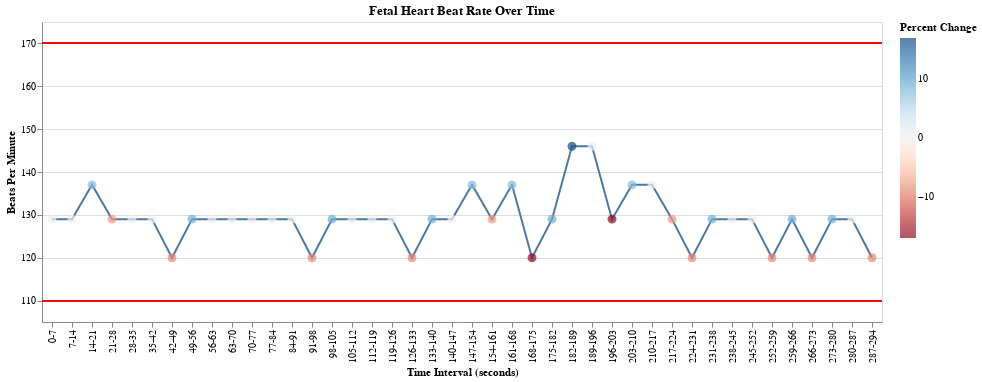

Notebook code cell kept with this figure:
### Code cell
time_labels = [str(x)+"-"+str(x+7) for x in range(0,294,7)]
ymax = np.zeros(42) + 170
ymin = np.zeros(42) + 110
perc_diff = np.diff(bpm1, prepend=bpm1[0])
bpmG = pd.DataFrame({
    'BPM': bpm1,
    'Time Interval':time_labels,
    'ymax':ymax,
    'ymin':ymin,
    'Percent Change':perc_diff
})

    
base = alt.Chart(bpmG, title="Fetal Heart Beat Rate Over Time")

line = base.mark_line().encode(
    y=alt.Y('BPM:Q', scale=alt.Scale(domain= [ min(list(bpmG['BPM'].unique()))-15, max(list(bpmG['BPM'].unique()))+25 ] ), title='Beats Per Minute'),
    x=alt.X('Time Interval:O', sort=None, title='Time Interval (seconds)')
)

pt = base.mark_point(filled=True, size=80).encode(
    y=alt.Y('BPM:Q', scale=alt.Scale(domain= [ min(list(bpmG['BPM'].unique()))-15, max(list(bpmG['BPM'].unique()))+25 ] )),
    x=alt.X('Time Interval:O', sort=None),
    tooltip=['BPM','Percent Change'],
    color=alt.Color('Percent Change:Q', scale=alt.Scale(scheme='redblue')),
    size=alt.Size()
)
rule1 = base.mark_rule(color="rgb(255,1,1)").encode(
    y='ymax:Q'
)
rule2 = base.mark_rule(color="rgb(255,1,1)").encode(
    y='ymin:Q'
)
line + pt + rule1 + rule2

### Figure 1 — Vega-Lite specification as saved in the notebook (floating-point values rounded to 4 significant figures)
{"config": {"view": {"continuousWidth": 400, "continuousHeight": 300}}, "layer": [{"mark": "line", "encoding": {"x": {"field": "Time Interval", "sort": null, "title": "Time Interval (seconds)", "type": "ordinal"}, "y": {"field": "BPM", "scale": {"domain": [105.0, 171.0]}, "title": "Beats Per Minute", "type": "quantitative"}}, "title": "Fetal Heart Beat Rate Over Time"}, {"mark": {"type": "point", "filled": true, "size": 80}, "encoding": {"color": {"field": "Percent Change", "scale": {"scheme": "redblue"}, "type": "quantitative"}, "size": {}, "tooltip": [{"field": "BPM", "type": "quantitative"}, {"field": "Percent Change", "type": "quantitative"}], "x": {"field": "Time Interval", "sort": null, "type": "ordinal"}, "y": {"field": "BPM", "scale": {"domain": [105.0, 171.0]}, "type": "quantitative"}}, "title": "Fetal Heart Beat Rate Over Time"}, {"mark": {"type": "rule", "color": "rgb(255,1,1)"}, "encoding": {"y": {"field": "ymax", "type": "quantitative"}}, "title": "Fetal Heart Beat Rate Over Time"}, {"mark": {"type": "rule", "color": "rgb(255,1,1)"}, "encoding": {"y": {"field": "ymin", "type": "quantitative"}}, "title": "Fetal Heart Beat Rate Over Time"}], "data": {"name": "data-35b977cf488ed27dc8cd2f1ad3a432e0"}, "$schema": "https://vega.github.io/schema/vega-lite/v4.17.0.json", "datasets": {"data-35b977cf488ed27dc8cd2f1ad3a432e0": [{"BPM": 129, "Time Interval": "0-7", "ymax": 170.0, "ymin": 110.0, "Percent Change": 0}, {"BPM": 129, "Time Interval": "7-14", "ymax": 170.0, "ymin": 110.0, "Percent Change": 0}, {"BPM": 137, "Time Interval": "14-21", "ymax": 170.0, "ymin": 110.0, "Percent Change": 8}, {"BPM": 129, "Time Interval": "21-28", "ymax": 170.0, "ymin": 110.0, "Percent Change": -8}, {"BPM": 129, "Time Interval": "28-35", "ymax": 170.0, "ymin": 110.0, "Percent Change": 0}, {"BPM": 129, "Time Interval": "35-42", "ymax": 170.0, "ymin": 110.0, "Percent Change": 0}, {"BPM": 120, "Time Interval": "42-49", "ymax": 170.0, "ymin": 110.0, "Percent Change": -9}, {"BPM": 129, "Time Interval": "49-56", "ymax": 170.0, "ymin": 110.0, "Percent Change": 9}, {"BPM": 129, "Time Interval": "56-63", "ymax": 170.0, "ymin": 110.0, "Percent Change": 0}, {"BPM": 129, "Time Interval": "63-70", "ymax": 170.0, "ymin": 110.0, "Percent Change": 0}, {"BPM": 129, "Time Interval": "70-77", "ymax": 170.0, "ymin": 110.0, "Percent Change": 0}, {"BPM": 129, "Time Interval": "77-84", "ymax": 170.0, "ymin": 110.0, "Percent Change": 0}, {"BPM": 129, "Time Interval": "84-91", "ymax": 170.0, "ymin": 110.0, "Percent Change": 0}, {"BPM": 120, "Time Interval": "91-98", "ymax": 170.0, "ymin": 110.0, "Percent Change": -9}, {"BPM": 129, "Time Interval": "98-105", "ymax": 170.0, "ymin": 110.0, "Percent Change": 9}, {"BPM": 129, "Time Interval": "105-112", "ymax": 170.0, "ymin": 110.0, "Percent Change": 0}, {"BPM": 129, "Time Interval": "112-119", "ymax": 170.0, "ymin": 110.0, "Percent Change": 0}, {"BPM": 129, "Time Interval": "119-126", "ymax": 170.0, "ymin": 110.0, "Percent Change": 0}, {"BPM": 120, "Time Interval": "126-133", "ymax": 170.0, "ymin": 110.0, "Percent Change": -9}, {"BPM": 129, "Time Interval": "133-140", "ymax": 170.0, "ymin": 110.0, "Percent Change": 9}, {"BPM": 129, "Time Interval": "140-147", "ymax": 170.0, "ymin": 110.0, "Percent Change": 0}, {"BPM": 137, "Time Interval": "147-154", "ymax": 170.0, "ymin": 110.0, "Percent Change": 8}, {"BPM": 129, "Time Interval": "154-161", "ymax": 170.0, "ymin": 110.0, "Percent Change": -8}, {"BPM": 137, "Time Interval": "161-168", "ymax": 170.0, "ymin": 110.0, "Percent Change": 8}, {"BPM": 120, "Time Interval": "168-175", "ymax": 170.0, "ymin": 110.0, "Percent Change": -17}, {"BPM": 129, "Time Interval": "175-182", "ymax": 170.0, "ymin": 110.0, "Percent Change": 9}, {"BPM": 146, "Time Interval": "182-189", "ymax": 170.0, "ymin": 110.0, "Percent Change": 17}, {"BPM": 146, "Time Interval": "189-196", "ymax": 170.0, "ymin": 110.0, "Percent Change": 0}, {"BPM": 129, "Time Interval": "196-203", "ymax": 170.0, "ymin": 110.0, "Percent Change": -17}, {"BPM": 137, "Time Interval": "203-210", "ymax": 170.0, "ymin": 110.0, "Percent Change": 8}, {"BPM": 137, "Time Interval": "210-217", "ymax": 170.0, "ymin": 110.0, "Percent Change": 0}, {"BPM": 129, "Time Interval": "217-224", "ymax": 170.0, "ymin": 110.0, "Percent Change": -8}, {"BPM": 120, "Time Interval": "224-231", "ymax": 170.0, "ymin": 110.0, "Percent Change": -9}, {"BPM": 129, "Time Interval": "231-238", "ymax": 170.0, "ymin": 110.0, "Percent Change": 9}, {"BPM": 129, "Time Interval": "238-245", "ymax": 170.0, "ymin": 110.0, "Percent Change": 0}, {"BPM": 129, "Time Interval": "245-252", "ymax": 170.0, "ymin": 110.0, "Percent Change": 0}, {"BPM": 120, "Time Interval": "252-259", "ymax": 170.0, "ymin": 110.0, "Percent Change": -9}, {"BPM": 129, "Time Interval": "259-266", "ymax": 170.0, "ymin": 110.0, "Percent Change": 9}, {"BPM": 120, "Time Interval": "266-273", "ymax": 170.0, "ymin": 110.0, "Percent Change": -9}, {"BPM": 129, "Time Interval": "273-280", "ymax": 170.0, "ymin": 110.0, "Percent Change": 9}, {"BPM": 129, "Time Interval": "280-287", "ymax": 170.0, "ymin": 110.0, "Percent Change": 0}, {"BPM": 120, "Time Interval": "287-294", "ymax": 170.0, "ymin": 110.0, "Percent Change": -9}]}}
